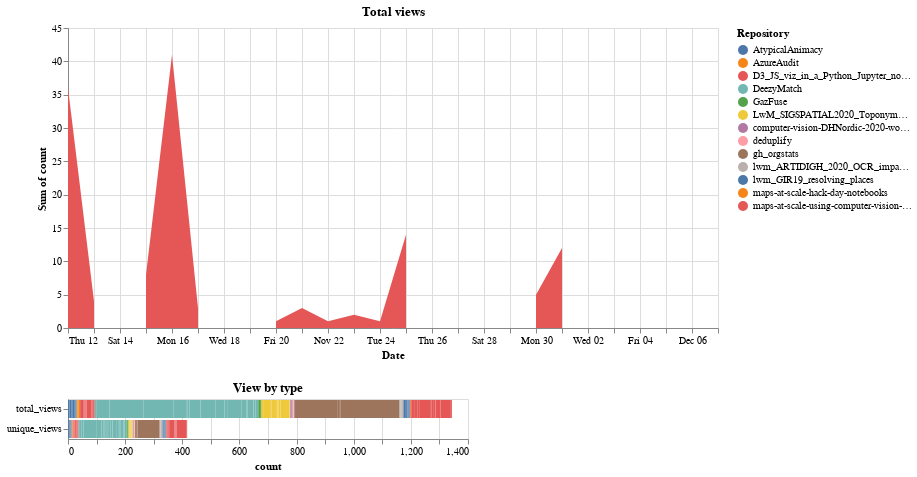

Notebook cell for this chart:
### Markdown cell above
## Views over time

The top chart shows us the total views over time by repository, the bottom histogram breaks this down by view type

### Code cell
chart & bar

### Figure 1 — Vega-Lite specification as saved in the notebook (floating-point values rounded to 4 significant figures; data arrays with more than 128 entries replaced by an {"elided": "..."} marker saying what was removed)
{"config": {"view": {"continuousWidth": 400, "continuousHeight": 300}}, "vconcat": [{"mark": "area", "encoding": {"color": {"type": "nominal", "field": "variable_0", "title": "Repository"}, "tooltip": {"type": "quantitative", "aggregate": "sum", "field": "count"}, "x": {"type": "temporal", "axis": {"tickCount": 24, "title": "Date"}, "field": "index"}, "y": {"type": "quantitative", "aggregate": "sum", "field": "count"}}, "selection": {"selector001": {"type": "interval"}}, "title": "Total views", "transform": [{"filter": {"equal": "total_views", "field": "variable_1"}}], "width": 650}, {"mark": "bar", "encoding": {"color": {"type": "nominal", "field": "variable_0", "title": "Repository"}, "x": {"type": "quantitative", "field": "count"}, "y": {"type": "nominal", "field": "variable_1", "title": null}}, "title": "View by type", "transform": [{"filter": {"selection": "selector001"}}]}], "data": {"name": "data-126ecdb917d233a8443fc53524d12c1f"}, "$schema": "https://vega.github.io/schema/vega-lite/v4.8.1.json", "datasets": {"data-126ecdb917d233a8443fc53524d12c1f": {"elided": "676 records"}}}
